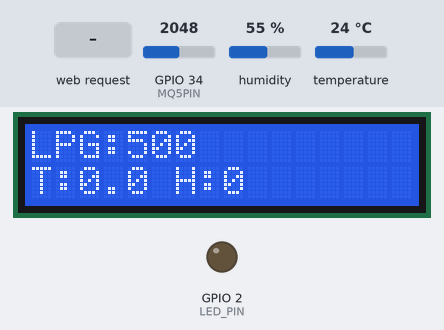
This sketch was run on a simulated ESP32. Parts: 16×2 character LCD, output pins drawn as LEDs (lit = HIGH). Inputs (shaded band) come from the test bench; at power-on: GPIO 34 (MQ5PIN) = 2048, humidity 55 %, temperature 24 °C. WiFi joins after 1.5 s; servers stay silent unless stated; storage starts empty.

Above: at 3.6 s.
3.7 s: HTTP request GET /data received
At 7.0 s:
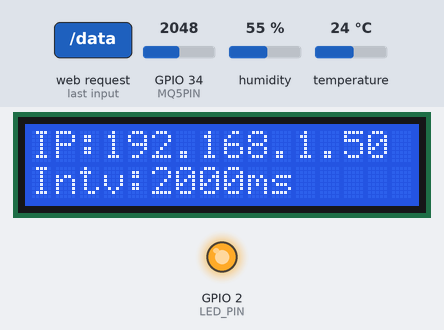
16.3 s: GPIO 34 (MQ5PIN) set to 2866
At 22.0 s:
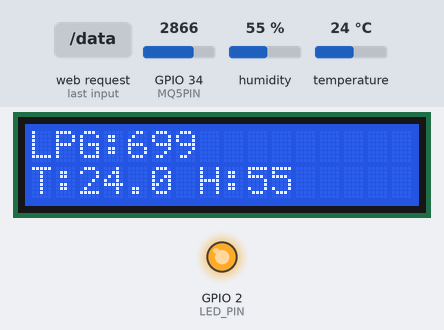
25.5 s: GPIO 34 (MQ5PIN) set to 3040
At 27.8 s:
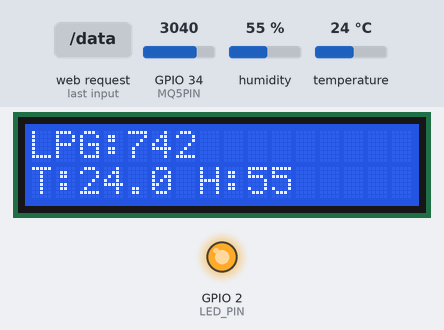
31.5 s: GPIO 34 (MQ5PIN) set to 2960
At 33.7 s:
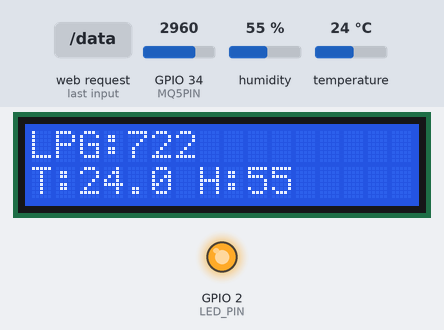
Timing chart, 0 to 35.2 s (numbered marks = the images above; inputs shaded):
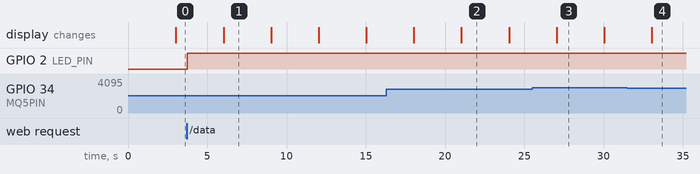

The sketch:

ESP32_IoT_Monitor__2_.ino
```cpp
#include <WiFi.h>
#include <WebServer.h>
#include <DHT.h>
#include <LiquidCrystal_I2C.h>
#include <SPI.h>
#include <SD.h>

const char* ssid = "vrijeman";
const char* pass = "112233445566";

#define MQ5PIN 34
#define DHTPIN 4
#define SD_CS 5
#define LED_PIN 2

DHT dht(DHTPIN, DHT11);
LiquidCrystal_I2C lcd(0x27, 16, 2);
WebServer server(80);

int interval = 2000;
unsigned long prevLCD = 0;
int lcdPage = 0;
long dataCounter = 0;
float lastH = 0, lastT = 0;

void handleRoot() {
  String html = R"rawhtml(
<!DOCTYPE html><html><head><meta charset="UTF-8"><title>ALDEAN & FAAIZ ULTIMATE V45</title>
<script src="https://cdn.jsdelivr.net/npm/chart.js"></script>
<script src="https://cdnjs.cloudflare.com/ajax/libs/xlsx/0.18.5/xlsx.full.min.js"></script>
<style>
  :root { --bg: #0d1117; --card: #161b22; --text: #c9d1d9; --prim: #58a6ff; --danger: #f85149; --safe: #3fb950; --warn: #d29922; }
  body { background: var(--bg); color: var(--text); font-family: sans-serif; padding: 15px; margin: 0; }
  .card { background: var(--card); border: 1px solid #30363d; border-radius: 12px; padding: 15px; margin-bottom: 15px; text-align: center; }
  .grid { display: grid; grid-template-columns: repeat(auto-fit, minmax(180px, 1fr)); gap: 10px; }
  .val { font-size: 2.2em; font-weight: bold; margin: 5px 0; }
  .unit { font-size: 0.5em; color: #8b949e; }
  .danger-mode { background: #490000 !important; animation: blink 0.6s infinite; }
  @keyframes blink { 50% { opacity: 0.7; } }
  table { width: 100%; border-collapse: collapse; font-size: 0.8em; margin-top: 10px; }
  th, td { border: 1px solid #30363d; padding: 8px; text-align: center; }
  input, button { padding: 10px; border-radius: 6px; border: 1px solid #30363d; background: #21262d; color: white; cursor: pointer; }
</style></head><body>

<div class="card" id="alertCard">
  <h1 style="margin:0">INDUSTRIAL MONITORING V45</h1>
  <div class="grid" style="margin-top:10px">
    <div>Interval (ms): <input type="number" id="intv" value="2000" step="500" onchange="updateIntv()"></div>
    <button id="btn" onclick="toggle()" style="background:var(--safe)">START LOGGING</button>
    <button onclick="exportExcel()" style="background:#217346">SAVE EXCEL</button>
  </div>
  <div id="condMsg" style="font-weight:bold; margin-top:10px; font-size:1.2em">STATUS: READY</div>
</div>

<div class="grid">
  <div class="card">LPG<div class="val" id="vL" style="color:var(--danger)">0<span class="unit">PPM</span></div></div>
  <div class="card">CH4<div class="val" id="vM" style="color:var(--safe)">0<span class="unit">PPM</span></div></div>
  <div class="card">TEMP<div class="val" id="vT" style="color:yellow">0<span class="unit">°C</span></div></div>
  <div class="card">HUMIDITY<div class="val" id="vH" style="color:cyan">0<span class="unit">%</span></div></div>
</div>

<div class="grid">
  <div class="card" style="grid-column: span 2"><h3>Gas Analysis Trend</h3><canvas id="gCh"></canvas></div>
  <div class="card" style="grid-column: span 2"><h3>Environment Trend</h3><canvas id="eCh"></canvas></div>
</div>

<div class="card">
  <h3>Data Log Table (1-Hour Session)</h3>
  <table id="myTable"><thead><tr><th>No</th><th>Time</th><th>LPG</th><th>CH4</th><th>H2</th><th>Temp</th><th>Hum</th><th>Status</th></tr></thead><tbody id="tb"></tbody></table>
</div>

<script>
  let gCh, eCh, run = false, timer, count = 0;
  window.onload = () => {
    // Grafik Gas - 2 Garis (LPG & CH4)
    gCh = new Chart(document.getElementById('gCh'), {
      type: 'line',
      data: { labels: [], datasets: [
        { label: 'LPG', borderColor: 'red', data: [], tension: 0.3 },
        { label: 'CH4', borderColor: '#3fb950', data: [], tension: 0.3 }
      ]}
    });
    // Grafik Lingkungan - 2 Garis (Temp & Hum)
    eCh = new Chart(document.getElementById('eCh'), {
      type: 'line',
      data: { labels: [], datasets: [
        { label: 'Temp', borderColor: 'yellow', data: [] },
        { label: 'Hum', borderColor: 'cyan', data: [] }
      ]}
    });
  };

  function updateIntv() {
    const v = document.getElementById('intv').value;
    fetch('/set?v=' + v);
    if(run) { clearInterval(timer); timer = setInterval(update, v); }
  }

  function toggle() {
    run = !run;
    const b = document.getElementById('btn');
    b.innerText = run ? "STOP SYSTEM" : "START SYSTEM";
    b.style.background = run ? "var(--danger)" : "var(--safe)";
    if(run) timer = setInterval(update, document.getElementById('intv').value); else clearInterval(timer);
  }

  async function update() {
    try {
      const res = await fetch('/data');
      const d = await res.json();
      const now = new Date().toLocaleTimeString();
      count++;

      document.getElementById('vL').innerHTML = d.lpg.toFixed(0) + '<span class="unit">PPM</span>';
      document.getElementById('vM').innerHTML = d.ch4.toFixed(0) + '<span class="unit">PPM</span>';
      document.getElementById('vT').innerHTML = d.t.toFixed(1) + '<span class="unit">°C</span>';
      document.getElementById('vH').innerHTML = d.h.toFixed(1) + '<span class="unit">%</span>';

      const danger = d.lpg > 400 || d.ch4 > 500;
      document.getElementById('alertCard').className = danger ? "card danger-mode" : "card";
      document.getElementById('condMsg').innerText = danger ? "DANGER: GAS LEAK!" : "STATUS: SAFE";

      // Update Grafik Gas (2 datasets)
      gCh.data.labels.push(now);
      gCh.data.datasets[0].data.push(d.lpg);
      gCh.data.datasets[1].data.push(d.ch4);

      // Update Grafik Env (2 datasets)
      eCh.data.labels.push(now);
      eCh.data.datasets[0].data.push(d.t);
      eCh.data.datasets[1].data.push(d.h);

      [gCh, eCh].forEach(c => {
        if(c.data.labels.length > 15) {
          c.data.labels.shift();
          c.data.datasets.forEach(s => s.data.shift());
        }
        c.update('none');
      });

      const tb = document.getElementById('tb');
      tb.innerHTML = `<tr><td>${count}</td><td>${now}</td><td>${d.lpg.toFixed(0)}</td><td>${d.ch4.toFixed(0)}</td><td>${d.h2.toFixed(0)}</td><td>${d.t.toFixed(1)}</td><td>${d.h.toFixed(1)}</td><td>${danger?'DANGER':'SAFE'}</td></tr>` + tb.innerHTML;
      if(tb.rows.length > 50) tb.deleteRow(50);
    } catch(e) {}
  }
  function exportExcel() { XLSX.writeFile(XLSX.utils.table_to_book(document.getElementById("myTable")), "Data_Log_V45.xlsx"); }
</script></body></html>
)rawhtml";
  server.send(200, "text/html", html);
}

void handleData() {
  int r = analogRead(MQ5PIN);
  float l = (r / 4095.0) * 1000.0;
  float c = (r / 4095.0) * 1200.0;
  float h2 = (r / 4095.0) * 600.0;

  float t = dht.readTemperature();
  float h = dht.readHumidity();

  if (!isnan(t)) lastT = t;
  if (!isnan(h)) lastH = h;

  String json = "{\"lpg\":"+String(l)+",\"ch4\":"+String(c)+",\"h2\":"+String(h2)+",\"t\":"+String(lastT)+",\"h\":"+String(lastH)+"}";
  server.send(200, "application/json", json);

  if(l > 400 || c > 500) digitalWrite(LED_PIN, HIGH); else digitalWrite(LED_PIN, LOW);

  File f = SD.open("/datalog.csv", FILE_APPEND);
  if(f){
    dataCounter++;
    f.printf("%ld,%.0f,%.0f,%.0f,%.1f,%.1f\n", dataCounter, l, c, h2, lastT, lastH);
    f.close();
  }
}

void setup() {
  Serial.begin(115200); dht.begin(); lcd.init(); lcd.backlight(); pinMode(LED_PIN, OUTPUT);
  WiFi.begin(ssid, pass);
  while(WiFi.status() != WL_CONNECTED) delay(500);
  if(!SD.begin(SD_CS)) Serial.println("SD FAIL");
  server.on("/", handleRoot);
  server.on("/data", handleData);
  server.on("/set", [](void){ interval = server.arg("v").toInt(); server.send(200); });
  server.begin();
}

void loop() {
  server.handleClient();
  if(millis() - prevLCD > 3000) {
    prevLCD = millis(); lcd.clear();
    if(lcdPage == 0) {
      lcd.print("LPG:"); lcd.print((int)((analogRead(MQ5PIN)/4095.0)*1000));
      lcd.setCursor(0,1); lcd.print("T:"); lcd.print(lastT,1); lcd.print(" H:"); lcd.print(lastH,0);
    } else {
      lcd.print("IP:"); lcd.print(WiFi.localIP().toString());
      lcd.setCursor(0,1); lcd.print("Intv:"); lcd.print(interval); lcd.print("ms");
    }
    lcdPage = !lcdPage;
  }
}
```

Measured:
- after the input at 3.7 s, GPIO 2 (LED_PIN): LOW → HIGH at once
- after the input at 16.3 s, the display: first differs from a run without the input after 4.7 s (image 2)
- after the input at 25.5 s, the display: changes after 1.5 s (image 3)
- after the input at 31.5 s, the display: changes after 1.5 s (image 4)
- what the display in image 1 shows lasts 3.0 s, from 6.0 s to 9.0 s
